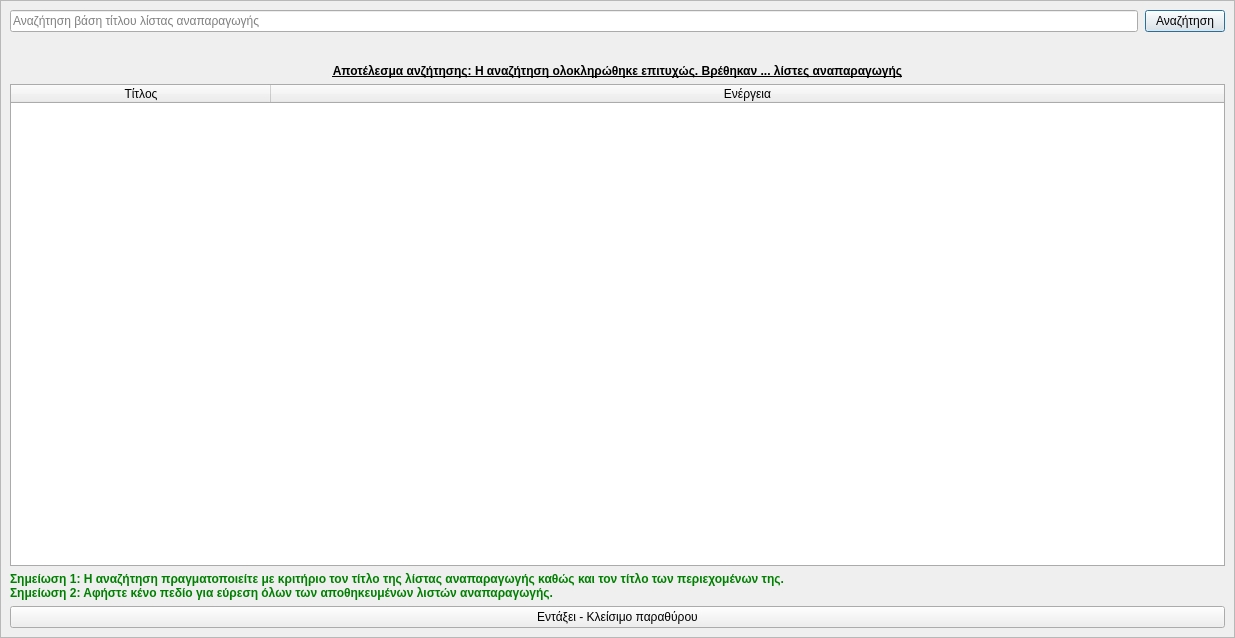
<?xml version="1.0" encoding="UTF-8"?>
<ui version="4.0">
 <class>Dialog</class>
 <widget class="QDialog" name="Dialog">
  <property name="geometry">
   <rect>
    <x>0</x>
    <y>0</y>
    <width>1235</width>
    <height>638</height>
   </rect>
  </property>
  <property name="windowTitle">
   <string>Εύρεση λίστας αναπαραγωγής</string>
  </property>
  <property name="windowIcon">
   <iconset resource="../../../icons.qrc">
    <normaloff>:/main-window/assets/images/main-window/search.png</normaloff>:/main-window/assets/images/main-window/search.png</iconset>
  </property>
  <layout class="QGridLayout" name="gridLayout">
   <property name="leftMargin">
    <number>0</number>
   </property>
   <property name="topMargin">
    <number>0</number>
   </property>
   <property name="rightMargin">
    <number>0</number>
   </property>
   <property name="bottomMargin">
    <number>0</number>
   </property>
   <item row="0" column="0">
    <widget class="QScrollArea" name="scrollArea">
     <property name="widgetResizable">
      <bool>true</bool>
     </property>
     <widget class="QWidget" name="scrollAreaWidgetContents">
      <property name="geometry">
       <rect>
        <x>0</x>
        <y>0</y>
        <width>1233</width>
        <height>636</height>
       </rect>
      </property>
      <property name="sizePolicy">
       <sizepolicy hsizetype="Ignored" vsizetype="Preferred">
        <horstretch>0</horstretch>
        <verstretch>0</verstretch>
       </sizepolicy>
      </property>
      <layout class="QGridLayout" name="gridLayout_2">
       <item row="0" column="0">
        <widget class="QFrame" name="frame">
         <property name="styleSheet">
          <string notr="true">QFrame{border:none;}</string>
         </property>
         <property name="frameShape">
          <enum>QFrame::StyledPanel</enum>
         </property>
         <property name="frameShadow">
          <enum>QFrame::Raised</enum>
         </property>
         <layout class="QHBoxLayout" name="horizontalLayout">
          <property name="spacing">
           <number>7</number>
          </property>
          <property name="leftMargin">
           <number>0</number>
          </property>
          <property name="topMargin">
           <number>0</number>
          </property>
          <property name="rightMargin">
           <number>0</number>
          </property>
          <property name="bottomMargin">
           <number>0</number>
          </property>
          <item>
           <widget class="QLineEdit" name="search_phrase">
            <property name="sizePolicy">
             <sizepolicy hsizetype="Expanding" vsizetype="Maximum">
              <horstretch>0</horstretch>
              <verstretch>0</verstretch>
             </sizepolicy>
            </property>
            <property name="minimumSize">
             <size>
              <width>0</width>
              <height>0</height>
             </size>
            </property>
            <property name="placeholderText">
             <string>Αναζήτηση βάση τίτλου λίστας αναπαραγωγής</string>
            </property>
           </widget>
          </item>
          <item>
           <widget class="QPushButton" name="search_button">
            <property name="sizePolicy">
             <sizepolicy hsizetype="Minimum" vsizetype="Maximum">
              <horstretch>0</horstretch>
              <verstretch>0</verstretch>
             </sizepolicy>
            </property>
            <property name="text">
             <string>Αναζήτηση</string>
            </property>
            <property name="icon">
             <iconset resource="../../../icons.qrc">
              <normaloff>:/main-window/assets/images/main-window/search.png</normaloff>:/main-window/assets/images/main-window/search.png</iconset>
            </property>
           </widget>
          </item>
         </layout>
        </widget>
       </item>
       <item row="1" column="0">
        <widget class="QFrame" name="frame_2">
         <property name="styleSheet">
          <string notr="true">QFrame{border:none;}</string>
         </property>
         <property name="frameShape">
          <enum>QFrame::StyledPanel</enum>
         </property>
         <property name="frameShadow">
          <enum>QFrame::Raised</enum>
         </property>
         <layout class="QHBoxLayout" name="horizontalLayout_2">
          <property name="leftMargin">
           <number>0</number>
          </property>
          <property name="topMargin">
           <number>0</number>
          </property>
          <property name="rightMargin">
           <number>0</number>
          </property>
          <property name="bottomMargin">
           <number>0</number>
          </property>
          <item>
           <spacer name="horizontalSpacer_3">
            <property name="orientation">
             <enum>Qt::Horizontal</enum>
            </property>
            <property name="sizeHint" stdset="0">
             <size>
              <width>476</width>
              <height>20</height>
             </size>
            </property>
           </spacer>
          </item>
          <item>
           <widget class="QLabel" name="loading_label">
            <property name="minimumSize">
             <size>
              <width>220</width>
              <height>0</height>
             </size>
            </property>
            <property name="maximumSize">
             <size>
              <width>220</width>
              <height>16777215</height>
             </size>
            </property>
            <property name="whatsThis">
             <string>Κινούμενη αναπαράσταση που ενεργοποιείτε κατά την διάρκεια της αναζήτησης</string>
            </property>
            <property name="text">
             <string/>
            </property>
           </widget>
          </item>
          <item>
           <spacer name="horizontalSpacer_4">
            <property name="orientation">
             <enum>Qt::Horizontal</enum>
            </property>
            <property name="sizeHint" stdset="0">
             <size>
              <width>475</width>
              <height>20</height>
             </size>
            </property>
           </spacer>
          </item>
         </layout>
        </widget>
       </item>
       <item row="2" column="0">
        <widget class="QLabel" name="label_2">
         <property name="styleSheet">
          <string notr="true">QLabel{font-weight:bold;text-decoration:underline;}</string>
         </property>
         <property name="text">
          <string>Αποτέλεσμα ανζήτησης: Η αναζήτηση ολοκληρώθηκε επιτυχώς. Βρέθηκαν ... λίστες αναπαραγωγής</string>
         </property>
         <property name="alignment">
          <set>Qt::AlignCenter</set>
         </property>
        </widget>
       </item>
       <item row="3" column="0">
        <widget class="QTableWidget" name="table">
         <property name="styleSheet">
          <string notr="true">QTableWidget{border:1px solid #ABABAB;}</string>
         </property>
         <property name="editTriggers">
          <set>QAbstractItemView::NoEditTriggers</set>
         </property>
         <property name="alternatingRowColors">
          <bool>true</bool>
         </property>
         <property name="selectionMode">
          <enum>QAbstractItemView::SingleSelection</enum>
         </property>
         <property name="selectionBehavior">
          <enum>QAbstractItemView::SelectRows</enum>
         </property>
         <property name="sortingEnabled">
          <bool>false</bool>
         </property>
         <property name="rowCount">
          <number>0</number>
         </property>
         <attribute name="horizontalHeaderCascadingSectionResizes">
          <bool>false</bool>
         </attribute>
         <attribute name="horizontalHeaderMinimumSectionSize">
          <number>260</number>
         </attribute>
         <attribute name="horizontalHeaderHighlightSections">
          <bool>false</bool>
         </attribute>
         <attribute name="horizontalHeaderShowSortIndicator" stdset="0">
          <bool>false</bool>
         </attribute>
         <attribute name="horizontalHeaderStretchLastSection">
          <bool>true</bool>
         </attribute>
         <attribute name="verticalHeaderHighlightSections">
          <bool>false</bool>
         </attribute>
         <column>
          <property name="text">
           <string>Τίτλος</string>
          </property>
         </column>
         <column>
          <property name="text">
           <string>Ενέργεια</string>
          </property>
         </column>
        </widget>
       </item>
       <item row="4" column="0">
        <widget class="QLabel" name="label">
         <property name="styleSheet">
          <string notr="true">QLabel{
	font-weight:bold;
	color:green;
}</string>
         </property>
         <property name="text">
          <string>Σημείωση 1: Η αναζήτηση πραγματοποιείτε με κριτήριο τον τίτλο της λίστας αναπαραγωγής καθώς και τον τίτλο των περιεχομένων της.
Σημείωση 2: Αφήστε κένο πεδίο για εύρεση όλων των αποθηκευμένων λιστών αναπαραγωγής.</string>
         </property>
        </widget>
       </item>
       <item row="5" column="0">
        <widget class="QPushButton" name="ok">
         <property name="sizePolicy">
          <sizepolicy hsizetype="Minimum" vsizetype="Maximum">
           <horstretch>0</horstretch>
           <verstretch>0</verstretch>
          </sizepolicy>
         </property>
         <property name="text">
          <string>Εντάξει - Κλείσιμο παραθύρου</string>
         </property>
         <property name="icon">
          <iconset resource="../../../icons.qrc">
           <normaloff>:/rest-windows/assets/images/rest-windows/ok.png</normaloff>:/rest-windows/assets/images/rest-windows/ok.png</iconset>
         </property>
        </widget>
       </item>
      </layout>
     </widget>
    </widget>
   </item>
  </layout>
 </widget>
 <tabstops>
  <tabstop>scrollArea</tabstop>
  <tabstop>search_phrase</tabstop>
  <tabstop>search_button</tabstop>
  <tabstop>table</tabstop>
  <tabstop>ok</tabstop>
 </tabstops>
 <resources>
  <include location="../../../icons.qrc"/>
 </resources>
 <connections/>
</ui>
